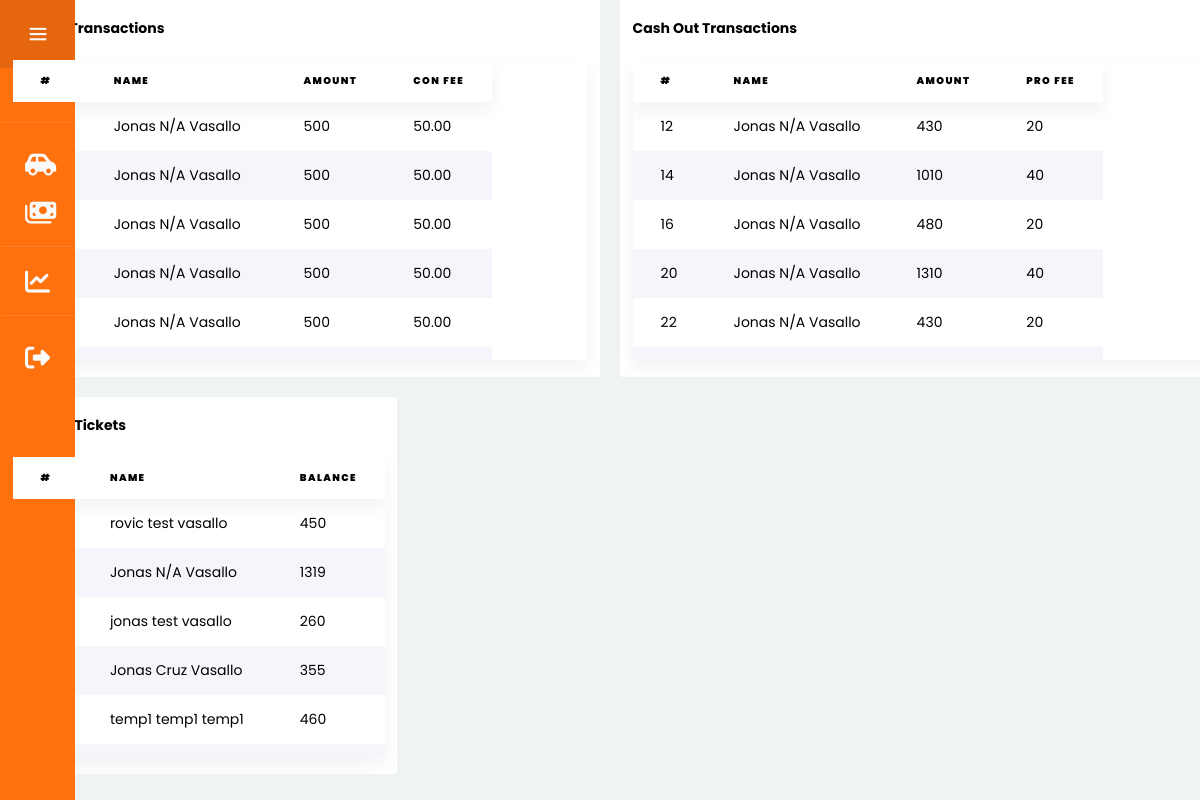
Before: /admin/reports.php with the older database file.
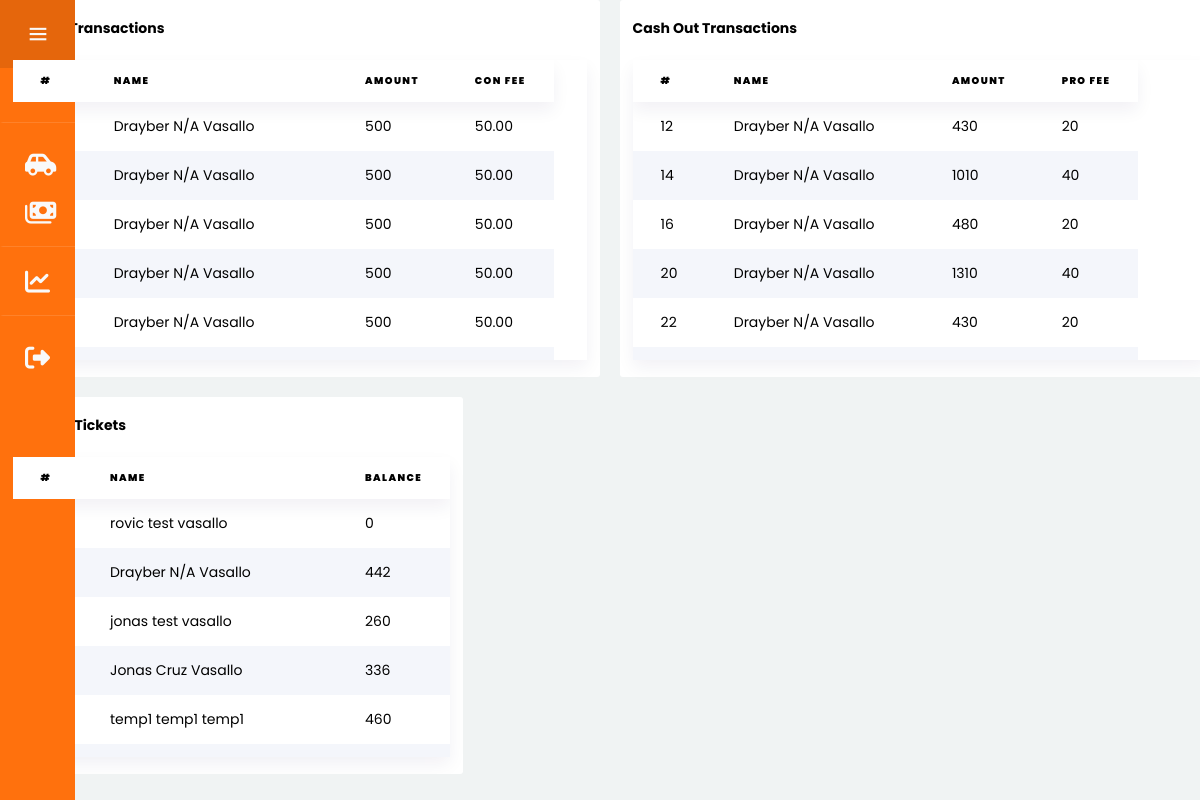
After: the same page with the newer database file.
### tables this page shows
CREATE TABLE `cashtransaction` (
  `idCashTransac` int(11) NOT NULL,
  `transac_type` varchar(45) DEFAULT NULL,
  `transac_date` timestamp NOT NULL DEFAULT current_timestamp(),
  `transac_amount` double DEFAULT NULL,
  `process_fee` int(11) NOT NULL,
  `convert_fee` double(16,2) NOT NULL,
  `gcash_ref` char(8) NOT NULL,
  `gcash_no` char(11) NOT NULL,
  `transac_bal` int(11) NOT NULL,
  `transac_status` varchar(45) NOT NULL,
  `Users_idUsers` int(11) DEFAULT NULL
);

CREATE TABLE `users` (
  `uID` int(11) NOT NULL,
  `fname` varchar(50) DEFAULT NULL,
  `mname` varchar(50) DEFAULT NULL,
  `lname` varchar(50) DEFAULT NULL,
  `uPhone` char(13) DEFAULT NULL,
  `birthday` date NOT NULL,
  `street` varchar(50) NOT NULL,
  `brgy` varchar(50) NOT NULL,
  `city` varchar(50) NOT NULL,
  `prov` varchar(50) NOT NULL,
  `uEmail` varchar(255) DEFAULT NULL,
  `uPswd` varchar(255) DEFAULT NULL,
  `uType` varchar(50) DEFAULT NULL,
  `ticket_bal` int(11) NOT NULL,
  `lic_no` char(13) DEFAULT NULL,
  `applicant` tinyint(4) NOT NULL DEFAULT 0,
  `user_status` varchar(50) NOT NULL,
  `alert` tinyint(1) NOT NULL DEFAULT 0,
  `prof_path` varchar(255) NOT NULL DEFAULT 'default.jpg'
);

### admin/reports.php (the view, shortened to what this page needs)
<!DOCTYPE html>
<html lang="en">
<head>
    <link rel="stylesheet" href="../utilities.css">
</head>
<body>
    <?php
    require '../dbcon.php';
    ?>
    <div class="flex flex-col flex-cross-center flex-gap-20">
    <div class="flex flex-gap-20" style="width:fit-content; margin: auto; ">
        <div class="container" style="min-width: 600px;">
            <h3>Cash In Transactions</h3>
            <br>
            <table class="table" style="width: 100%; height:  300px; display: block;
            overflow-x: auto;
            white-space: nowrap;">
                <thead>
                    <th>#</th>
                    <th>Name</th>
                    <th>Amount</th>
                    <th>Con Fee</th>
                </thead>
                <tbody>
                    <?php
                        $query = "SELECT cashtransaction.idCashTransac, users.fname, users.mname, users.lname, cashtransaction.transac_amount, cashtransaction.convert_fee FROM cashtransaction JOIN users ON cashtransaction.Users_idUsers = users.uID WHERE cashtransaction.transac_status = 'Complete' AND cashtransaction.transac_type='Cash In';";
                        $result = mysqli_query($con, $query);
                        while($row = mysqli_fetch_assoc($result)){
                            echo "
                            <tr>
                                <td>".$row['idCashTransac']."</td>
                                <td>".$row['fname']." ".$row['mname']." ".$row['lname']."</td>
                                <td>".$row['transac_amount']."</td>
                                <td>".$row['convert_fee']."</td>
                            </tr>
                            ";
                        }
                    ?>
                </tbody>
            </table>
        </div>
        <div class="container" style="min-width: 600px;">
        <h3>Cash Out Transactions</h3>
            <br>
            <table class="table" style="width: 100%; height:  300px; display: block;
            overflow-x: auto;
            white-space: nowrap;">
                <thead>
                    <th>#</th>
                    <th>Name</th>
                    <th>Amount</th>
                    <th>Pro Fee</th>
                </thead>
                <tbody>
                    <?php
                        $query = "SELECT cashtransaction.idCashTransac, users.fname, users.mname, users.lname, cashtransaction.transac_amount, cashtransaction.process_fee FROM cashtransaction JOIN users ON cashtransaction.Users_idUsers = users.uID WHERE cashtransaction.transac_status = 'Complete' AND cashtransaction.transac_type='Cash Out';";
                        $result = mysqli_query($con, $query);
                        while($row = mysqli_fetch_assoc($result)){
                            echo "
                            <tr>
                                <td>".$row['idCashTransac']."</td>
                                <td>".$row['fname']." ".$row['mname']." ".$row['lname']."</td>
                                <td>".$row['transac_amount']."</td>
                                <td>".$row['process_fee']."</td>
                            </tr>
                            ";
                        }
                    ?>
                </tbody>
            </table>
    </div>
    </div>
        <div class="container" style="width: fit-content;">
            <h3>Balance Tickets</h3>
            <br>
            <table class="table" style="width: 100%; height:  300px; display: block;
            overflow-x: auto;
            white-space: nowrap;">
                <thead>
                    <th>#</th>
                    <th>Name</th>
                    <th>Balance</th>
                </thead>
                <tbody>
                    <?php
                        $query = "SELECT uID, fname, mname, lname, ticket_bal FROM users WHERE uType='Passenger' OR uType='Driver';";
                        $result = mysqli_query($con, $query);
                        while($row = mysqli_fetch_assoc($result)){
                            echo "
                            <tr>
                                <td>".$row['uID']."</td>
                                <td>".$row['fname']." ".$row['mname']." ".$row['lname']."</td>
                                <td>".$row['ticket_bal']."</td>
                            </tr>
                            ";
                        }
                    ?>
                    <?php
                        $query = "SELECT SUM(ticket_bal) FROM users WHERE uType='Passenger' OR uType='Driver';";
                        $result = mysqli_query($con, $query);
                        $row = mysqli_fetch_row($result);
                    ?>
                    <tr>
                        <td></td>
                        <td>Total: </td>
                        <td><?php echo $row[0];?></td>
                    </tr>
                </tbody>
            </table>
        </div>
    </div>
</body>
</html>

Changed rows visible on the page:
changed through a linked row, cashtransaction (number 1 of 10 on the later page): Users_idUsers.fname "Jonas" → "Drayber"
changed through a linked row, cashtransaction (number 2 of 10 on the later page): Users_idUsers.fname "Jonas" → "Drayber"
changed through a linked row, cashtransaction (number 3 of 10 on the later page): Users_idUsers.fname "Jonas" → "Drayber"
changed through a linked row, cashtransaction (number 4 of 10 on the later page): Users_idUsers.fname "Jonas" → "Drayber"
changed through a linked row, cashtransaction (number 5 of 10 on the later page): Users_idUsers.fname "Jonas" → "Drayber"
changed through a linked row, cashtransaction id 12: Users_idUsers.fname "Jonas" → "Drayber"
changed through a linked row, cashtransaction id 14: Users_idUsers.fname "Jonas" → "Drayber"
changed through a linked row, cashtransaction id 16: Users_idUsers.fname "Jonas" → "Drayber"
changed through a linked row, cashtransaction id 20: Users_idUsers.fname "Jonas" → "Drayber"
changed through a linked row, cashtransaction id 22: Users_idUsers.fname "Jonas" → "Drayber"
changed users "rovic": ticket_bal "450" → "0"
changed users: fname "Jonas" → "Drayber"; ticket_bal "1319" → "442"
changed users "Jonas": ticket_bal "355" → "336"
